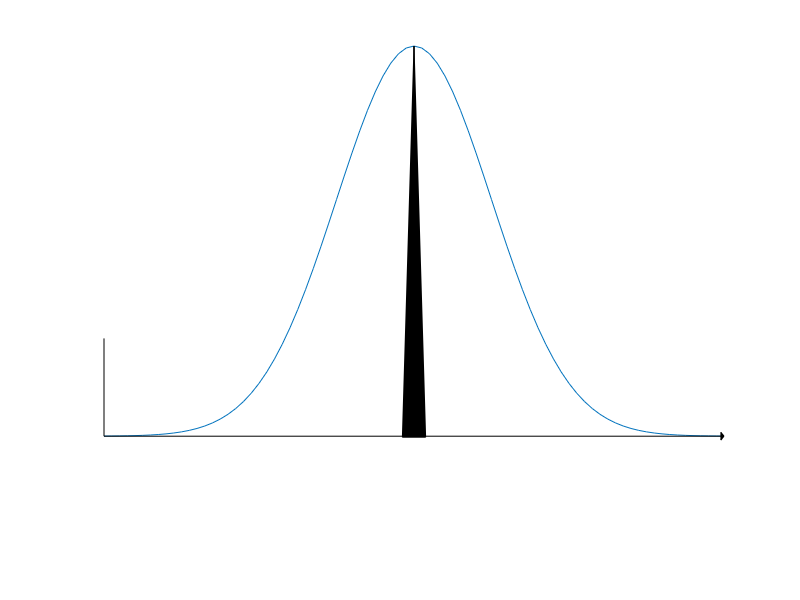

The MATLAB source for this figure: (Note: this script raises an error after producing the figure.)
%x=-5:10; y=-5:10;
x = -4:0.1:4;
y = 1/sqrt(2*pi)*exp(-x.^2/2);
plot(x,y); axis off; hold on;
plot([0 0],[min(y) max(y)],'k',[min(x) max(x)],[0 0],'k');
ax=[max(x),0.99*max(x),0.99*max(x);0,0.01*(max(y)-min(y)),-0.01*(max(y)-min(y))];
fill(ax(1,:),ax(2,:),'k');
ay=[0,0.15,-0.15;max(y),max(y)-0.4,max(y)-0.4];
fill(ay(1,:),ay(2,:),'k'); hold on
for i=1:length(x)-1
    if x(i)~=0
        plot([x(i),x(i)],[0,0.1],'k'); hold on
        %a=text(x(i),-0.4,num2str(x(i)));
        set(a,'HorizontalAlignment','center')
    end
    if y(i)~=0
        plot([0,0.1],[y(i),y(i)],'k'); hold on
        %b=text(-0.4,y(i),num2str(y(i)));
        set(b,'HorizontalAlignment','center')
    end
end
c=text(-0.4,-0.4,num2str(0));
set(c,'HorizontalAlignment','center')